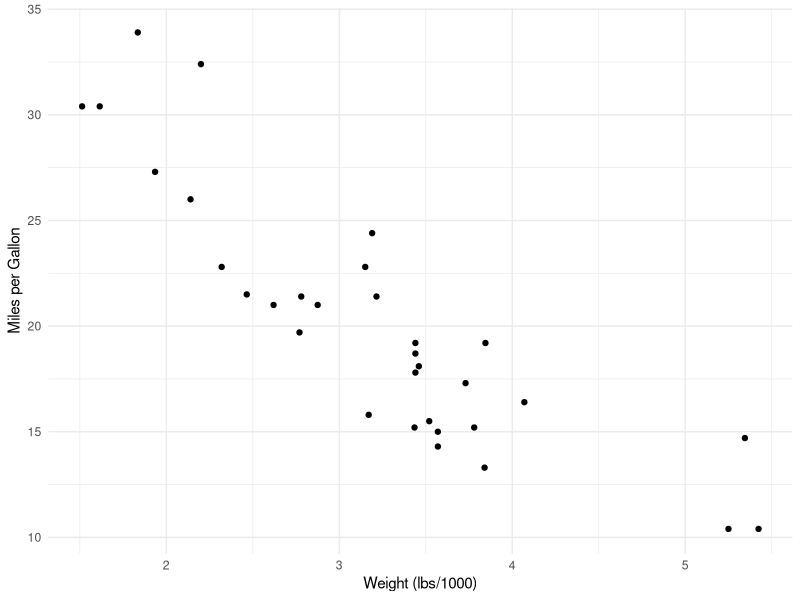
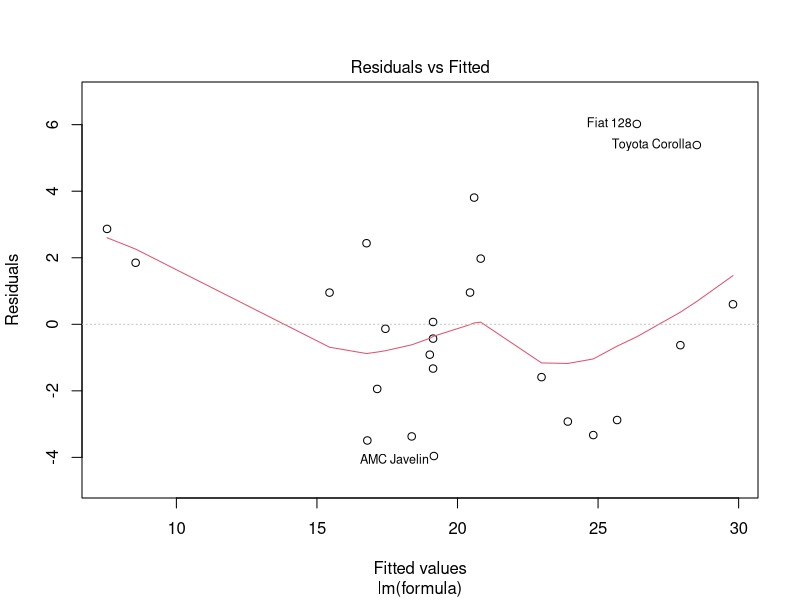
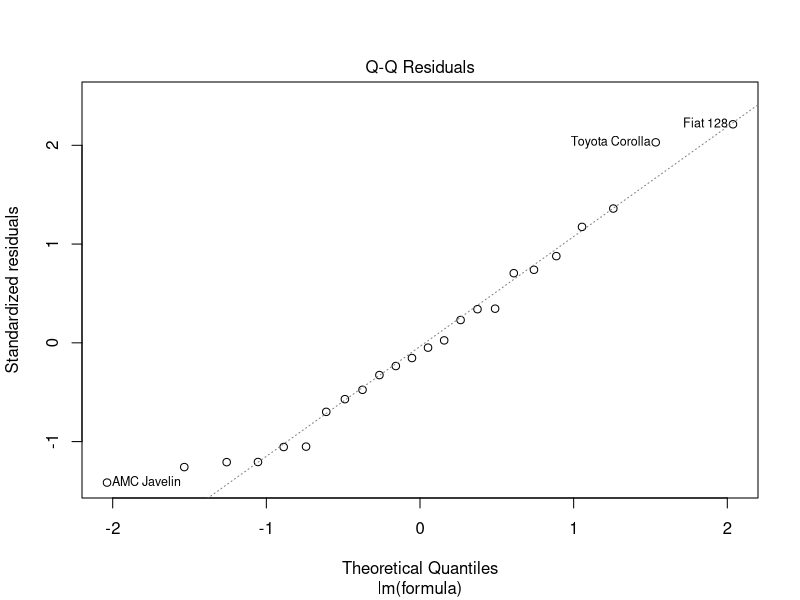
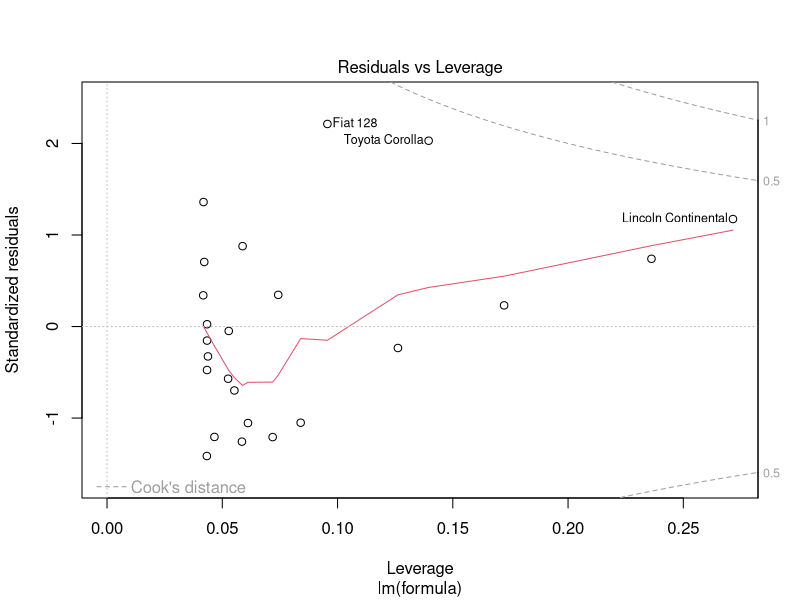
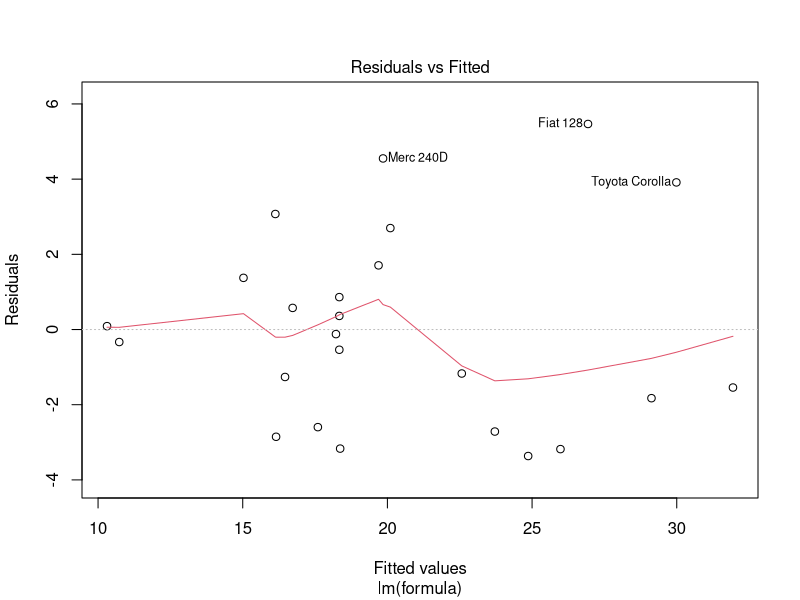
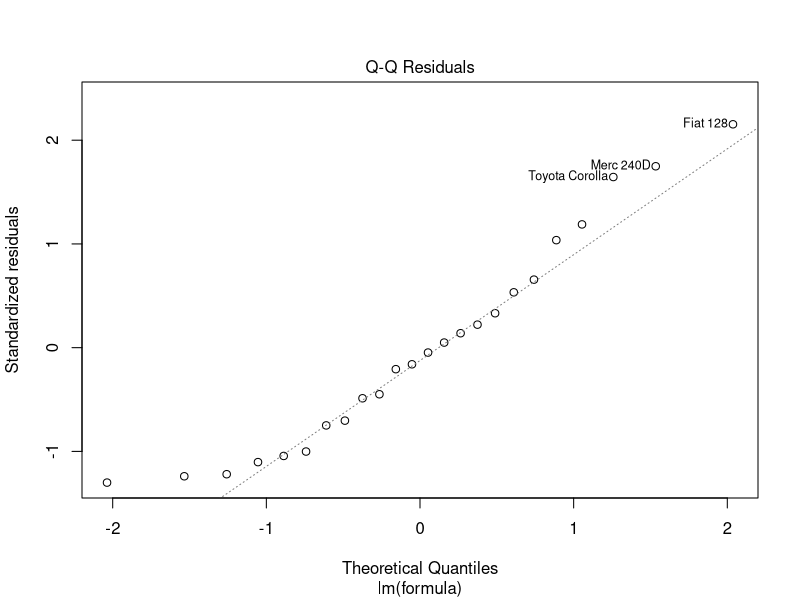
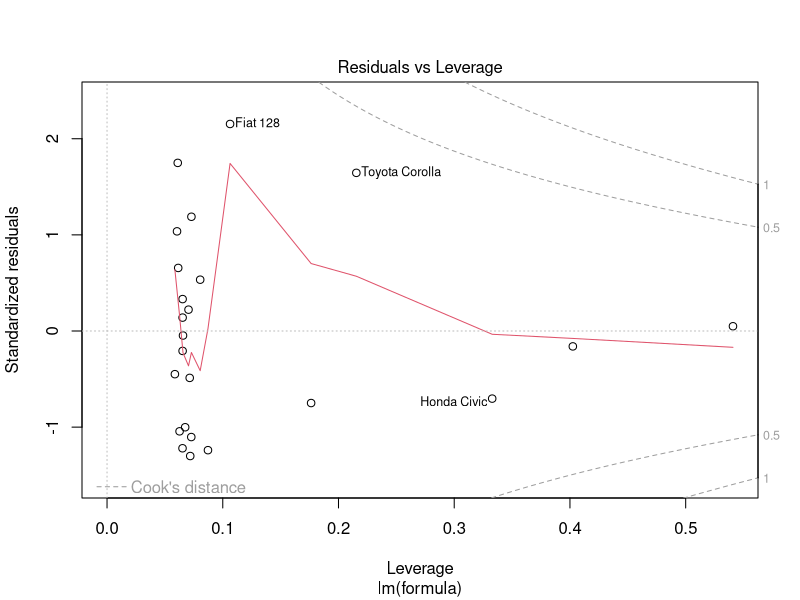
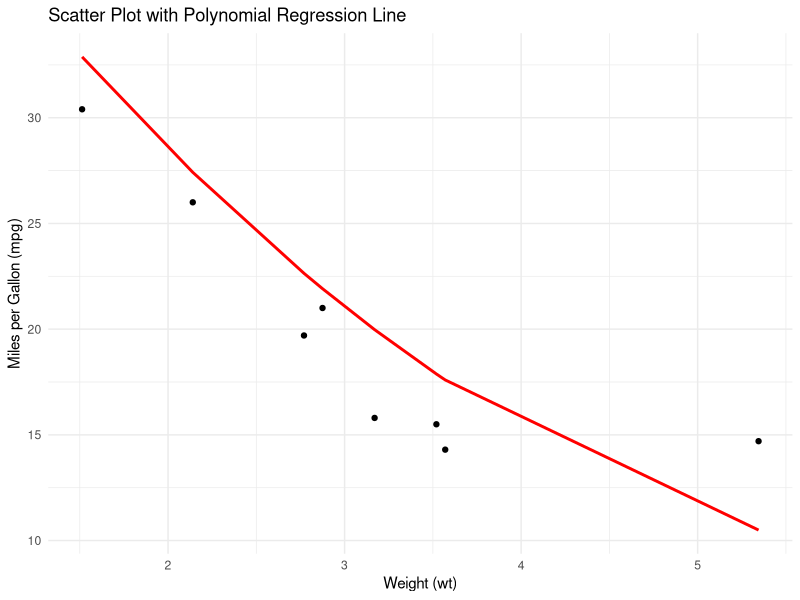

These charts were generated, in order, by the following R code:
## ---- chunk 1
# For data visualization purposes
# install.packages("ggplot2")
library(ggplot2)
library(caret)
## ---- chunk 2
# Load mtcars dataset
data(mtcars)
## ---- chunk 3
# Print the first few rows
head(mtcars)
## ---- chunk 4
# Scatter plot of mpg (dependent variable) vs. wt (independent variable)
ggplot(mtcars, aes(x = wt, y = mpg)) +
  geom_point() +
  labs(x = "Weight (lbs/1000)", y = "Miles per Gallon") +
  theme_minimal()
## ---- chunk 5
# Set seed for reproducibility
set.seed(123)

# Randomly split the dataset into training and testing sets
train_index <- createDataPartition(mtcars$mpg, p = 0.7, list = FALSE)
train_data <- mtcars[train_index, ]
test_data <- mtcars[-train_index, ]
## ---- chunk 6
# Function to fit and evaluate polynomial regression models
fit_poly_regression <- function(degree) {
  formula <- as.formula(paste("mpg ~ poly(wt, ", degree, ")"))
  model <- lm(formula, data = train_data)
  return(model)
}

# Fit polynomial regression models with degrees 1 to 2
model_1 <- fit_poly_regression(1)
summary(model_1)

model_2 <- fit_poly_regression(2)
summary(model_2)
## ---- chunk 7
plot(model_1, which = c(1,2,5))
plot(model_2, which = c(1,2,5))
## ---- chunk 8

# Function to evaluate model performance on the test set
evaluate_model <- function(model, test_data) {
      predictions <- predict(model, newdata = test_data)
      rmse = RMSE(predictions, test_data$mpg)
      r2 = R2(predictions, test_data$mpg)
      aic = AIC(model)
      print(rmse)
      print(r2)
      print(aic)
}
## ---- chunk 9
# Evaluate model 1's performance
evaluate_model(model_1, test_data = test_data)
## ---- chunk 10
# Evaluate model 2's performance
evaluate_model(model_2, test_data = test_data)
## ---- chunk 11
# Create a data frame with data points and predictions from the best-fit model
plot_data <- data.frame(wt = test_data$wt, mpg = test_data$mpg, 
                        Predicted = predict(model_2, newdata = test_data))

# Scatter plot with the polynomial regression line
ggplot(plot_data, aes(x = wt, y = mpg)) +
  geom_point() +
  geom_line(aes(y = Predicted), color = "red", size = 1) +
  labs(title = "Scatter Plot with Polynomial Regression Line",
       x = "Weight (wt)", y = "Miles per Gallon (mpg)") +
  theme_minimal()
